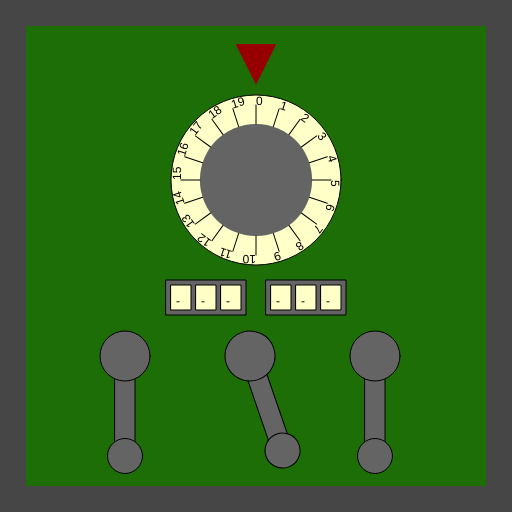
Frame 1 (no input)
Frame 60 (no input): identical to frame 1, image omitted
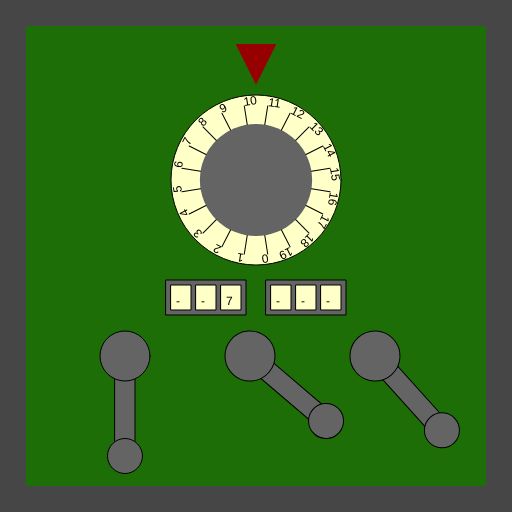
Frame 120 (the mouse pressed at the canvas centre since frame 60)

The p5.js sketch that drew these frames (run headless with seeded random() and noise() and a simulated clock; from frame 60 on, the mouse is pressed at the canvas centre):

// p5.js sketch
// ── sketch.js
/*

Officer: 8118839
CaseNum: 303-3-75562993-8118839

Case 303 - The Case of the Crooked Attorney
Stage 4 - The Courthouse

Torvalds has his final safe in his courthouse chambers. Luckily there is a court case proceeding.
You can sneak into his chambers whilst he makes his closing statement.

Crack the safe by doing the following:

	When the mouse button is pressed:
	- Use the 'map' function to scale mouseY to values ranging from 4 to 17.
	- Assign the output to Restricted_vault_valA

	When the mouse button is pressed:
	- Use the 'random' function to produce random values ranging from 2 to 10.
	- Assign the output to Restricted_vault_valB

	When any key is released:
	- Make Restricted_vault_valC equal to the value of 'key'

	Whilst the mouse is being dragged:
	- Use the 'map' function to scale mouseX to values ranging from 12 to 70.
	- Assign the output to Restricted_vault_valD

	Whilst the mouse is moving:
	- Use the 'map' function to scale mouseX to values ranging from 19 to 80.
	- Assign the output to Restricted_vault_valE

	When the mouse button is pressed:
	- Use the 'map' function to scale mouseX to values ranging from 9 to 75.
	- Assign the output to Restricted_vault_valF



This time you'll need to create the relevant event handlers yourself.

There are many possible ways of investigating this case, but you
should use ONLY the following commands:

	- The assignment operator aka. the equals sign !
	- mouseX, mouseY
	- key, keyCode
	- random
	- map

*/

//declare the variables

var Restricted_vault_valA;
var Restricted_vault_valB;
var Restricted_vault_valC;
var Restricted_vault_valD;
var Restricted_vault_valE;
var Restricted_vault_valF;


function preload()
{
	//IMAGES WILL BE LOADED HERE

}

function setup()
{
	createCanvas(512,512);

	//initialise the variables
	Restricted_vault_valA = 0;
	Restricted_vault_valB = "";
	Restricted_vault_valC = "";
	Restricted_vault_valD = 0;
	Restricted_vault_valE = 0;
	Restricted_vault_valF = 0;

}

///////////////////EVENT HANDLERS///////////////////

//Create event handlers here to open the safe ...
function mousePressed()
{
	console.log("mousePressed");
    // When the mouse button is pressed:
	// - Use the 'map' function to scale mouseY to values ranging from 4 to 17.
	// - Assign the output to Restricted_vault_valA
    Restricted_vault_valA = map(mouseY, 0, width, 4, 17);
    
//    When the mouse button is pressed:
//	- Use the 'random' function to produce random values ranging from 2 to 10.
//	- Assign the output to Restricted_vault_valB
    Restricted_vault_valB = random(2, 10);
    
//    	When the mouse button is pressed:
//	- Use the 'map' function to scale mouseX to values ranging from 9 to 75.
//	- Assign the output to Restricted_vault_valF
    Restricted_vault_valF = map(mouseX, 0, width, 9, 75);
}

function keyReleased()
{
    console.log("keyReleased");
//   When any key is released:
//	- Make Restricted_vault_valC equal to the value of 'key'
    Restricted_vault_valC = key;
}

function mouseDragged()
{
    console.log("mouseDragged");
//    Whilst the mouse is being dragged:
//	- Use the 'map' function to scale mouseX to values ranging from 12 to 70.
//	- Assign the output to Restricted_vault_valD
    Restricted_vault_valD = map(mouseX, 0, width, 12, 70);
}

function mouseMoved()
{
    console.log("mouseMoved");
//    Whilst the mouse is moving:
//	- Use the 'map' function to scale mouseX to values ranging from 19 to 80.
//	- Assign the output to Restricted_vault_valE
    Restricted_vault_valE = map(mouseX, 0, width, 19, 80);
}



///////////////DO NOT CHANGE CODE BELOW THIS POINT///////////////////

function draw()
{

	//Draw the safe door
	background(70);
	noStroke();
	fill(29,110,6);
	rect(26,26,width-52,width-52);

	//Draw the combination dial
	push();
	translate(256,180);
	drawDial(170,Restricted_vault_valA,20);
	pop();

	//Draw the spinners
	push();
	translate(206,280);
	drawSpinner(3, Restricted_vault_valB);
	pop();

	push();
	translate(306,280);
	drawSpinner(3, Restricted_vault_valC);
	pop();

	//Draw the levers
	push();
	translate(125,356);
	drawLever(Restricted_vault_valD);
	pop();

	push();
	translate(250,356);
	drawLever(Restricted_vault_valE);
	pop();

	push();
	translate(375,356);
	drawLever(Restricted_vault_valF);
	pop();

}

function drawDial(diameter,num,maxNum)
{
	//the combination lock

	var r = diameter * 0.5;
	var p = r * 0.6;

	stroke(0);
	fill(255,255,200);
	ellipse(0,0,diameter,diameter);
	fill(100);
	noStroke();
	ellipse(0,0,diameter*0.66,diameter*0.66);
	fill(150,0,0);
	triangle(
		-p * 0.4,-r-p,
		p * 0.4,-r-p,
		0,-r-p/5
	);

	noStroke();

	push();
	var inc = 360/maxNum;

	rotate(radians(-num * inc));
	for(var i = 0; i < maxNum; i++)
	{
		push();
		rotate(radians(i * inc));
		stroke(0);
		line(0,-r*0.66,0,-(r-10));
		noStroke();
		fill(0);
		text(i,0,-(r-10));
		pop();
	}

	pop();
}

function drawLever(rot)
{
	push();
	rotate(radians(-rot))
	stroke(0);
	fill(100);
	rect(-10,0,20,100);
	ellipse(0,0,50,50);
	ellipse(0,100,35,35);
	pop();
}

function drawSpinner(numSpinners, val)
{
	var sw = 20;
	var ow = (sw + 5) * numSpinners + 5;
	stroke(0);
	fill(100);
	rect(-ow/2,0,ow,35);
	if(typeof(val) == "number")
	{
		val = floor(val).toString(); //convert to string
	}
	var d = numSpinners - val.length;

	for(var d = numSpinners - val.length; d > 0; d--)
	{
		val = "-" + val;
	}

	for(var i = 0; i < numSpinners; i++)
	{
		stroke(0);
		fill(255,255,200);
		rect(-ow/2 + i * (sw + 5) + 5,5,20,25);
		fill(0);
		noStroke();
		text(val[i],-ow/2 + sw/2 + i * (sw +5),25);
	}

}
